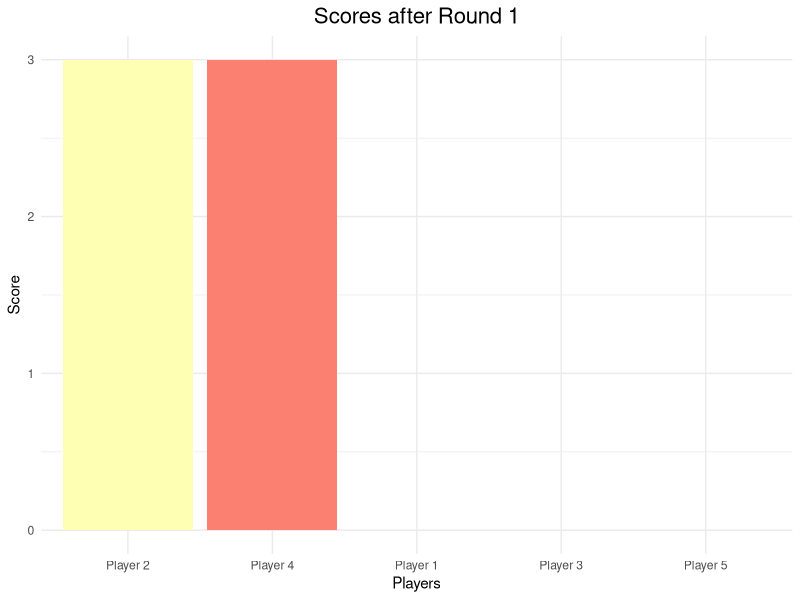
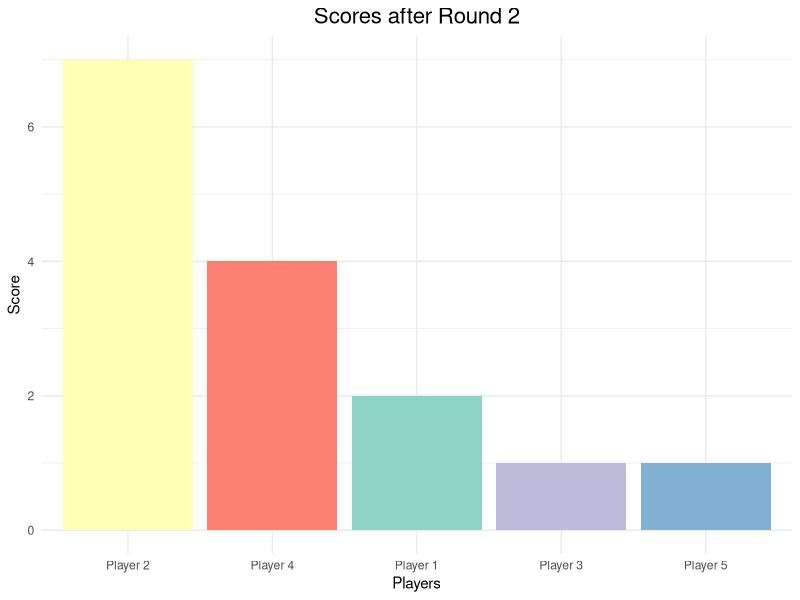
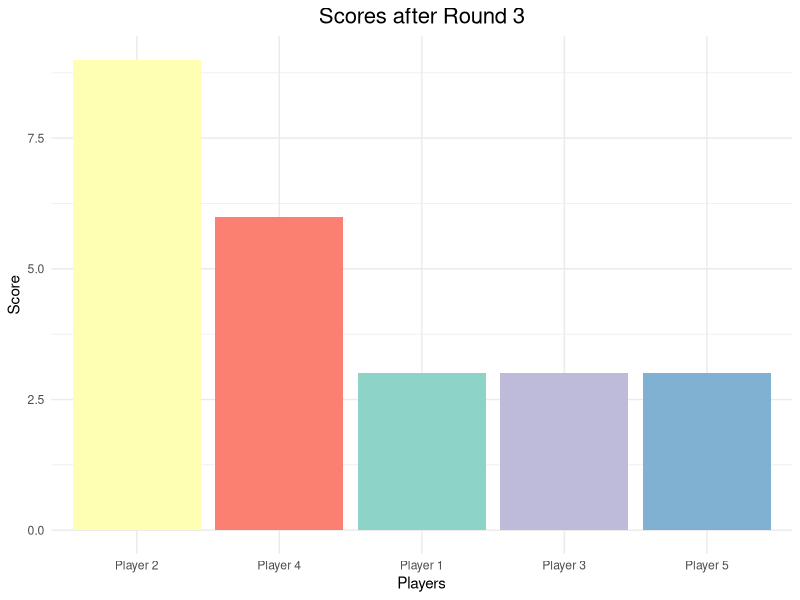
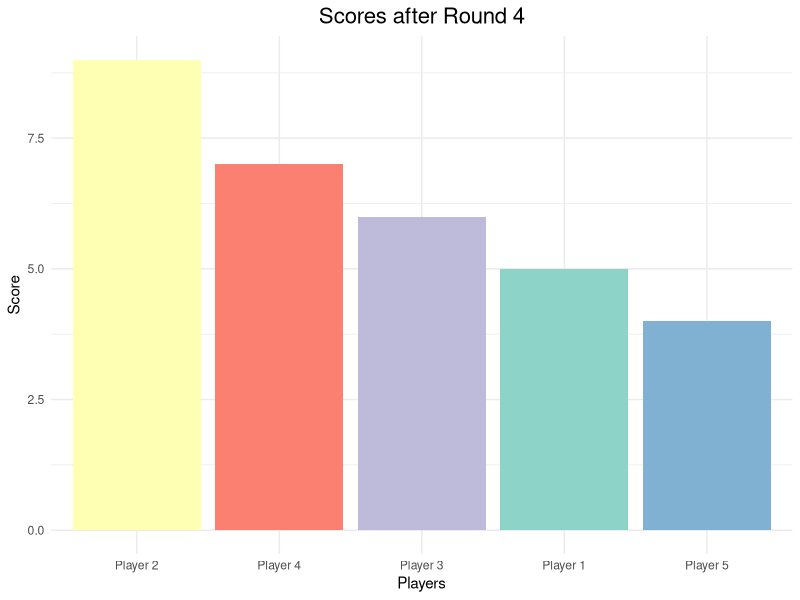
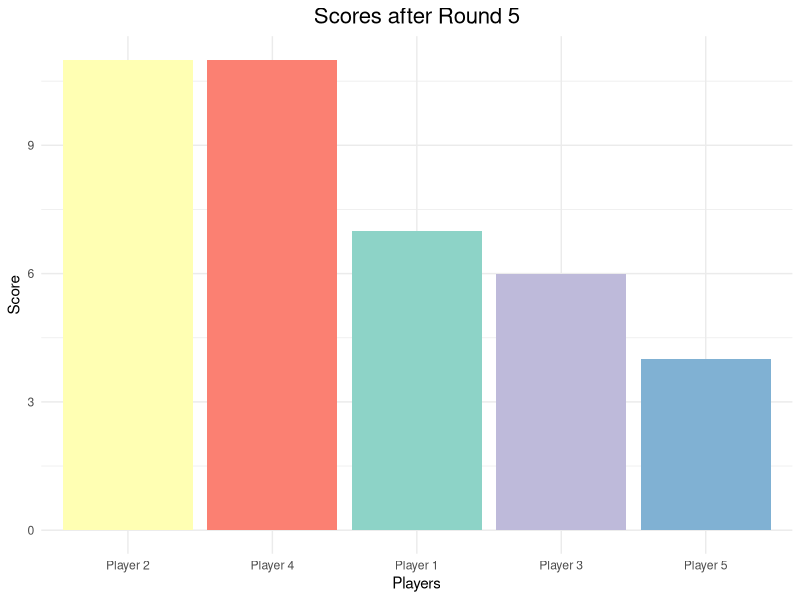

Write the R code that produced these figures, in order.
## ---- chunk 1
# Definir las estrategias
strategies <- c('Rock', 'Paper', 'Scissors', 'Lizard', 'Spock')

# Definir las reglas del juego en un "data frame" para simular los pagos
payoff <- data.frame(
  Player1 = c('Rock', 'Paper', 'Scissors', 'Lizard', 'Spock'),
  Rock = c(0, 1, 1, 1, 0),
  Paper = c(1, 0, 1, 0, 1),
  Scissors = c(1, 0, 0, 1, 0),
  Lizard = c(0, 1, 1, 0, 1),
  Spock = c(1, 0, 0, 1, 0),
  stringsAsFactors = FALSE
)

# Función para obtener el resultado del juego
get_result <- function(player1_choice, player2_choice) {
  if (player1_choice == player2_choice) {
    return(c(0, 0))  # Empate
  }
  row <- which(payoff$Player1 == player1_choice)
  col <- which(names(payoff) == player2_choice)
  player1_score <- payoff[row, col]
  player2_score <- ifelse(player1_score == 1, 0, 1)
  return(c(player1_score, player2_score))
}

# Crear jugadores con nombre, puntuación y estrategia vacía
players <- list(
  list(name = 'John', score = 0, strategy = NULL),
  list(name = 'Mary', score = 0, strategy = NULL)
)

# Función para que un jugador elija una estrategia aleatoriamente
choose_strategy <- function() {
  return(sample(strategies, 1))
}

# Tomar decisiones de los jugadores
players[[1]]$strategy <- choose_strategy()
players[[2]]$strategy <- choose_strategy()

# Mostrar las decisiones tomadas por los jugadores
cat("John's strategy:", players[[1]]$strategy, "\n")
cat("Mary's strategy:", players[[2]]$strategy, "\n")

# Obtener el resultado de la partida
result <- get_result(players[[1]]$strategy, players[[2]]$strategy)
cat("Result: John gets", result[1], "points, Mary gets", result[2], "points.\n")

# Actualizar las puntuaciones de los jugadores
players[[1]]$score <- players[[1]]$score + result[1]
players[[2]]$score <- players[[2]]$score + result[2]

# Mostrar el estado de los jugadores después del juego
cat("Updated scores:\n")
cat("John's score:", players[[1]]$score, "\n")
cat("Mary's score:", players[[2]]$score, "\n")

# Crear un dataframe con los resultados sociales
social_results <- data.frame(
  Name = c(players[[1]]$name, players[[2]]$name),
  Score = c(players[[1]]$score, players[[2]]$score)
)

# Mostrar los resultados
cat("Social results:\n")
print(social_results)

# Determinar el ganador
winner_score <- max(social_results$Score)
winner <- social_results[social_results$Score == winner_score, "Name"]
cat("The winner is:", winner, "\n")

## ---- chunk 2
# Definir las estrategias
strategies <- c('Rock', 'Paper', 'Scissors', 'Lizard', 'Spock')

# Definir las reglas del juego en una matriz de pagos
payoff <- data.frame(
  Player1 = c('Rock', 'Paper', 'Scissors', 'Lizard', 'Spock'),
  Rock = c(0, 0, 1, 1, 0),       
  Paper = c(1, 0, 0, 1, 1),
  Scissors = c(0, 1, 0, 0, 1),
  Lizard = c(0, 0, 1, 0, 1),
  Spock = c(1, 0, 0, 1, 0),
  stringsAsFactors = FALSE
)

# Función para obtener el resultado del juego
get_result <- function(player1_choice, player2_choice) {
  if (!(player1_choice %in% strategies) || !(player2_choice %in% strategies)) {
    stop("Una o ambas elecciones no son válidas.")
  }
  if (player1_choice == player2_choice) {
    return(c(0, 0)) # Empate
  }
  row <- which(payoff$Player1 == player1_choice)
  col <- which(names(payoff) == player2_choice)
  player1_score <- as.numeric(payoff[row, col])
  player2_score <- ifelse(player1_score == 1, 0, 1)
  return(c(player1_score, player2_score))
}

# Función para que un jugador elija una estrategia aleatoriamente
choose_strategy <- function() {
  return(sample(strategies, 1))
}

# Inicializar jugadores y configuraciones del juego
num_players <- 5
num_rounds <- 5
players <- lapply(1:num_players, function(i) {
  list(name = paste("Player", i), score = 0, strategy = NULL)
})

# Visualización en vivo usando ggplot2
library(ggplot2)
visualize_scores <- function(players, round) {
  current_scores <- data.frame(
    Name = sapply(players, function(p) p$name),
    Score = sapply(players, function(p) p$score)
  )
  ggplot(current_scores, aes(x = reorder(Name, -Score), y = Score, fill = Name)) +
    geom_bar(stat = "identity", show.legend = FALSE) +
    labs(title = paste("Scores after Round", round), x = "Players", y = "Score") +
    theme_minimal() +
    theme(plot.title = element_text(hjust = 0.5, size = 16)) +
    scale_fill_brewer(palette = "Set3")
}

# Simular rondas
for (round in 1:num_rounds) {
  cat("\nRound", round, ":\n")
  for (i in 1:num_players) {
    players[[i]]$strategy <- choose_strategy()
    cat(players[[i]]$name, "chooses:", players[[i]]$strategy, "\n")
  }
  for (i in 1:(num_players - 1)) {
    for (j in (i + 1):num_players) {
      result <- tryCatch({
        get_result(players[[i]]$strategy, players[[j]]$strategy)
      }, error = function(e) {
        cat("Error:", e$message, "\n")
        return(c(0, 0))
      })
      cat(players[[i]]$name, "vs", players[[j]]$name, 
          ": Result:", players[[i]]$name, "gets", result[1], "points,",
          players[[j]]$name, "gets", result[2], "points.\n")
      players[[i]]$score <- players[[i]]$score + result[1]
      players[[j]]$score <- players[[j]]$score + result[2]
    }
  }
  print(visualize_scores(players, round))
  Sys.sleep(2)
}

# Mostrar resultados finales
final_scores <- data.frame(
  Name = sapply(players, function(p) p$name),
  Score = sapply(players, function(p) p$score)
)
cat("\nFinal results:\n")
print(final_scores)

# Determinar el ganador
winner_score <- max(final_scores$Score)
winners <- final_scores[final_scores$Score == winner_score, "Name"]
cat("The final winner(s) is/are:", paste(winners, collapse = ", "), "\n")

